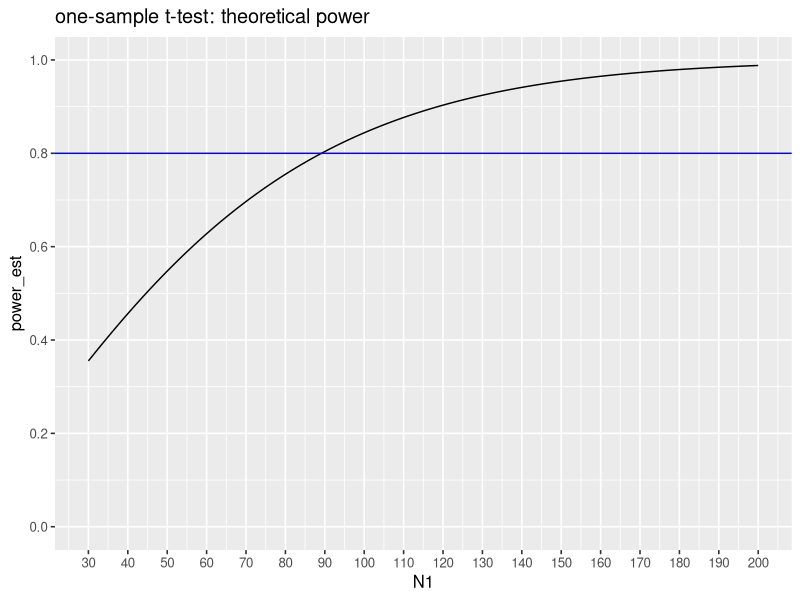

Recreate this plot in R. (Note: this script raises an error after producing the figure.)

#' This script asks to answer a few questions on how power estimation behaves 
#' when: 
#' 
#' (1) we know theoretical result
#' (2) we simulate independent samples (nested independent, or independent-independent)
#' (3) we use sample estimate   

rm(list = ls())
library(here)
library(tidyverse)
library(matrixStats)

# dir to save results 
res_fdir <- paste0(here::here(), "/numerical_experiments/results_CL_shared/2020-12-30-onesample_ttest")

# experiment parameteres
gg_base_size <- 12
N0_grid <- c(30, 50, 100, 150)
N1_min <- 30
N1_max <- 200 
N1_grid <- N1_min : N1_max
N1_grid_l <- length(N1_grid)

# data generating model
mu     <- 0.3
simga2 <- 1

# number of repetitions pf experiment 
rep_n   <- 10000
# number of boot repetitions within one experiment, one setup
B_boot  <- 1000


# ------------------------------------------------------------------------------
# ------------------------------------------------------------------------------
# ------------------------------------------------------------------------------
# (1) get the estimates using theoretical (gold standard) results

out <- sapply(N1_grid, function(n_tmp) power.t.test(n = n_tmp, delta = mu, sd = 1, type = "one.sample")$power)
out_df <- data.frame(N1 = N1_grid, power_est = out)
ggplot(out_df, aes(x = N1, y = power_est)) + 
  geom_line() + 
  scale_y_continuous(limits = c(0, 1), breaks = seq(0, 1, by = 0.2)) + 
  scale_x_continuous(limits = c(N1_min, N1_max), breaks = seq(N1_min, N1_max, by = 10)) + 
  geom_hline(yintercept = 0.8, color = "blue") + 
  theme_grey(base_size = gg_base_size) + 
  labs(title = "one-sample t-test: theoretical power") 

out_df_fpath <- paste0(res_fdir, "/res_theoret")
saveRDS(out_df, out_df_fpath)


# ------------------------------------------------------------------------------
# (2) get the estimates using sampling of independent samples

t1 <- Sys.time()

# (a) we simulate independent samples (nested independent)
set.seed(123)
x_mat <- matrix(rnorm(n = rep_n * N1_max, mean = mu), ncol = N1_max)
out_vec_2a <- numeric()
for (i in 1 : N1_grid_l){
  n_tmp <- N1_grid[i]
  out_vec_2a[i] <- mean(apply(x_mat[, 1 : n_tmp], 1, function(row_i) t.test(row_i)$p.value < 0.05))
}

# (b) we simulate independent samples (independent-independent)
set.seed(123)
out_vec_2b <- numeric()
for (i in 1 : N1_grid_l){
  n_tmp <- N1_grid[i]
  x_mat <- matrix(rnorm(n = rep_n * n_tmp, mean = mu), ncol = n_tmp)
  out_vec_2b[i] <- mean(apply(x_mat, 1, function(row_i) t.test(row_i)$p.value < 0.05))
}

out_df_2 <- 
  data.frame(N1 = N1_grid, rv_nested = out_vec_2a, rv_unique = out_vec_2b) %>%
  pivot_longer(cols = c(rv_nested, rv_unique), 
               names_to = "group", 
               values_to = "power_est")
ggplot(out_df_2, aes(x = N1, y = power_est, color = group)) + 
  geom_line() + 
  geom_line(data = out_df,  aes(x = N1, y = power_est), color = "black") + 
  scale_y_continuous(limits = c(0, 1), breaks = seq(0, 1, by = 0.2)) + 
  scale_x_continuous(limits = c(N1_min, N1_max), breaks = seq(N1_min, N1_max, by = 10)) + 
  geom_hline(yintercept = 0.8, color = "blue") + 
  theme_grey(base_size = gg_base_size) + 
  labs(title = "one-sample t-test: theoretical power") 

out_df_fpath <- paste0(res_fdir, "/res_repn_", rep_n, "_boot_", B_boot, "_indepsampling")
out_df_fpath
saveRDS(out_df_2, out_df_fpath)


# ------------------------------------------------------------------------------
# (2) get the estimates using (a) power.t.test(), (b) usptrap

# function to compute cumulative var
cumvar <- function (x, sd = FALSE) {
  n <- seq_along(x)
  v <- (cumsum(x ^ 2) - cumsum(x) ^ 2 / n) / (n - 1)
  # if (sd) v <- sqrt(v)
  v
}

# compute "cumulative" t.test results (1 - reject H0, 0 -- do not reject H0)  
vals_cum_reject_H0 <- function(vals){
  vals_cumnx      <- seq_along(vals)
  vals_cumdf      <- vals_cumnx - 1
  vals_cummean    <- cumsum(vals) / vals_cumnx
  vals_cumvar     <- cumvar(vals)
  vals_cumstderr  <- sqrt(vals_cumvar / vals_cumnx)
  vals_cumststat  <- vals_cummean / vals_cumstderr
  vals_cumpval    <- 2 * pt(-abs(vals_cumststat), vals_cumdf)
  vals_reject_H0  <- vals_cumpval < 0.05
  return(vals_reject_H0)
}

N0_vec        <- numeric()
N1_vec        <- numeric()
group_vec     <- numeric()
power_est_vec <- numeric()

set.seed(123)
for (N0 in N0_grid){ # N0 <- 50; i <- 1
  print(N0)
  N1_grid <- N0 : N1_max
  N1_grid_l <- length(N1_grid)
  # set of samples for current N0
  x_mat <- matrix(rnorm(n = rep_n * N0, mean = mu), nrow = rep_n)
  mat_out_powerttest <- matrix(NA, nrow = rep_n, ncol = N1_grid_l)
  mat_out_upstrap    <- matrix(NA, nrow = rep_n, ncol = N1_grid_l)
  for (i in 1:rep_n){
    sample_i <- x_mat[i, ]
    # sample_i: generate power estimate with power.t.test()
    sample_i_mean <- mean(sample_i)
    sample_i_sd   <- sd(sample_i)
    mat_out_powerttest[i, ] <- sapply(N1_grid, function(n_tmp){
      (power.t.test(n = n_tmp, delta = sample_i_mean, sd = sample_i_sd, sig.level = 0.05, type = "one.sample", alternative = "two.sided"))$power
    })
    # sample_i: generate power estimate with upstrap()
    boot_resamples_i <- matrix(sample(x = sample_i, size = (B_boot * N1_max), replace = TRUE), 
                               nrow = B_boot, ncol = N1_max)
    boot_resamples_i_rejectH0 <- t(apply(boot_resamples_i, 1, vals_cum_reject_H0))
    mat_out_upstrap[i, ] <- apply(boot_resamples_i_rejectH0[, N1_grid], 2, mean, na.rm = TRUE)
  }
  out_powerttest_mean   <- apply(mat_out_powerttest, 2, mean)
  out_powerttest_median <- apply(mat_out_powerttest, 2, median)
  out_upstrap_mean      <- apply(mat_out_upstrap, 2, mean)
  out_upstrap_median    <- apply(mat_out_upstrap, 2, median)
  
  N0_vec        <- c(N0_vec, rep(N0, 4 * N1_grid_l))
  N1_vec        <- c(N1_vec, rep(N1_grid, 4))
  group_vec     <- c(group_vec, 
                     rep("powerttest_mean", N1_grid_l), 
                     rep("powerttest_median", N1_grid_l),
                     rep("upstrap_mean", N1_grid_l), 
                     rep("upstrap_median", N1_grid_l))
  power_est_vec <- c(power_est_vec, 
                     out_powerttest_mean,
                     out_powerttest_median,
                     out_upstrap_mean,
                     out_upstrap_median)
}

# save the results 
out_df_3 <- 
  data.frame(N0 = N0_vec, N1 = N1_vec, group = group_vec, power_est = power_est_vec) 

out_df_fpath <- paste0(res_fdir, "/res_repn_", rep_n, "_boot_", B_boot, "_powerttest_upstrap")
saveRDS(out_df_3, out_df_fpath)

# ggplot(out_df_3, aes(x = N1, y = power_est, color = group)) + 
#   geom_line() + 
#   geom_line(data = out_df,  aes(x = N1, y = power_est), color = "black") + 
#   facet_grid(N0 ~ .) + 
#   # scale_y_continuous(limits = c(0, 1), breaks = seq(0, 1, by = 0.2)) + 
#   scale_x_continuous(limits = c(N1_min, N1_max), breaks = seq(N1_min, N1_max, by = 10)) + 
#   geom_hline(yintercept = 0.8, color = "blue") + 
#   theme_grey(base_size = gg_base_size) + 
#   labs(title = "one-sample t-test: theoretical power") 

t2 <- Sys.time()
t2-t1




